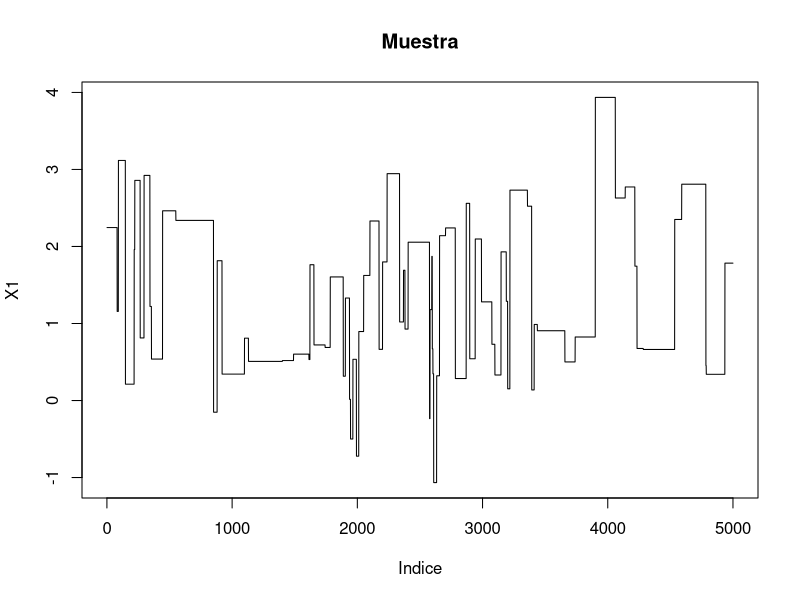
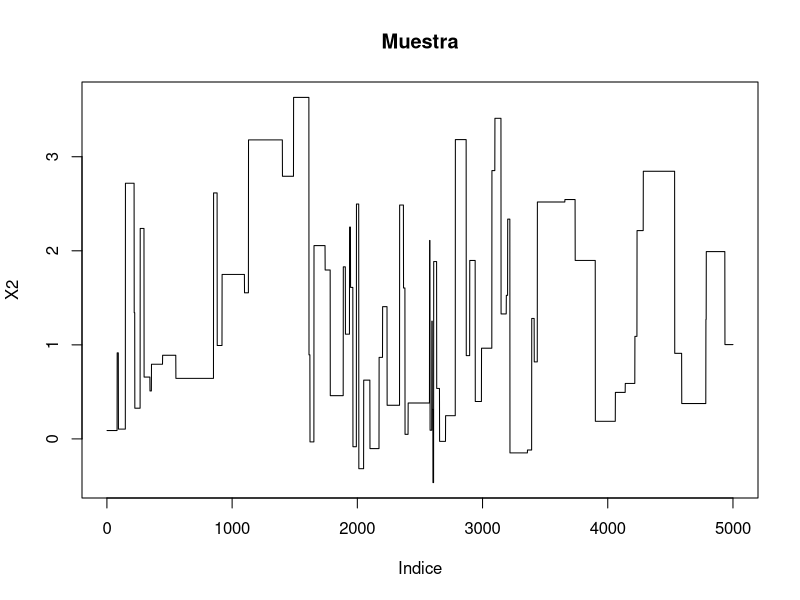
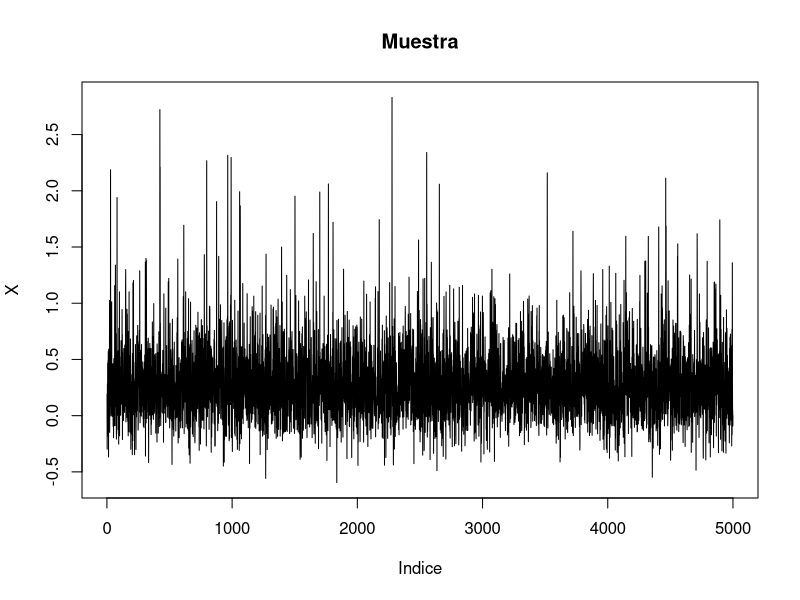

Here is the R script that generated these plots, in order:


f = function(x){ #pdf de la densidad objetivo de juguete
  dnorm(x, mean=0, sd = 1)
}


Nsim <- 10^5


### EEJMPLO ####
#este ejemplo lo hice para ver como funciona realmente.
x<- double(Nsim)
x[1]<- rnorm(1)
#x<- matrix(0,nrow = Nsim, ncol = 2)
#x[1,]<- rnorm(2)

for(i in 2:Nsim - 1){
  z<- rnorm(2, mean=0, sd = 1)
  y<-rnorm(1,mean = x[i]+2*z, 0.5)
  if(runif(1) < min(1, f(y) / f(x[i]))) #Asumiendo simetría
  {
    x[i+1] <- y
  } else x[i+1] <- x[i]
}
  
muestra<- tail(x,n=5000) 
x_axis <- as.list(seq(1, 5000))



### Metropolis Hasting TAREA  #########

dev.new()

f = function(x){ #the pdf of f - the target distribution
  return((1/(20216.335877))*exp(-0.5*((x[1]^2)*(x[2]^2)+(x[1]^2)+(x[2]^2)-8*x[1]-8*x[2])))
}
Nsim <- 10^5

x<- matrix(0,nrow = Nsim, ncol = 2)
x[1,]<- rnorm(2)
for(i in 2:Nsim - 1){
  z<- rnorm(2, mean=0, sd = 1)
  #y<-rnorm(2,mean = x[i,]+2*z, 1)
  y<- x+2*z
  if(runif(1) < min(1, f(y) / f(x[i,]))) #same as above if q(x,y) == q(y,x), i.e. q is symmetric
  {
    x[i+1,1] <- y[1]
    x[i+1,2] <- y[2]
  } else x[i+1,] <- x[i,]

}

muestra_x<- tail(x[,1],n=5000) 
muestra_y<- tail(x[,2],n=5000)
x_axis <- as.list(seq(1, 5000))

plot(muestra_x, type = "l", main = "Muestra", xlab="Indice", ylab="X1")
plot(muestra_y, type = "l", main = "Muestra", xlab="Indice", ylab="X2")
print(sum(muestra_x)/5000)
print(sum(muestra_y)/5000)


##########

dev.new()
Nsim <- 10^5
x<- rep(0,Nsim)
y<- rep(0,Nsim)
for(i in 2:Nsim - 1){
z <-  rnorm(1, mean=0, sd = 1)
a <- 1/(1+x[i]^2)
y[i] <- 4*a + z*sqrt(a)
z <-  rnorm(1, mean=0, sd = 1)
b <- 1/(1+y[i]^2)
x[i]<-4*b+z*sqrt(b)
}


muestra_x<- tail(x, n=5000) 
muestra_y<- tail(y, n=5000)
x_axis <- as.list(seq(1, 5000))

plot(muestra_x, type = "l", main = "Muestra", xlab="Indice", ylab="X")

print(sum(muestra_x)/5000)
print(sum(muestra_y)/5000)
